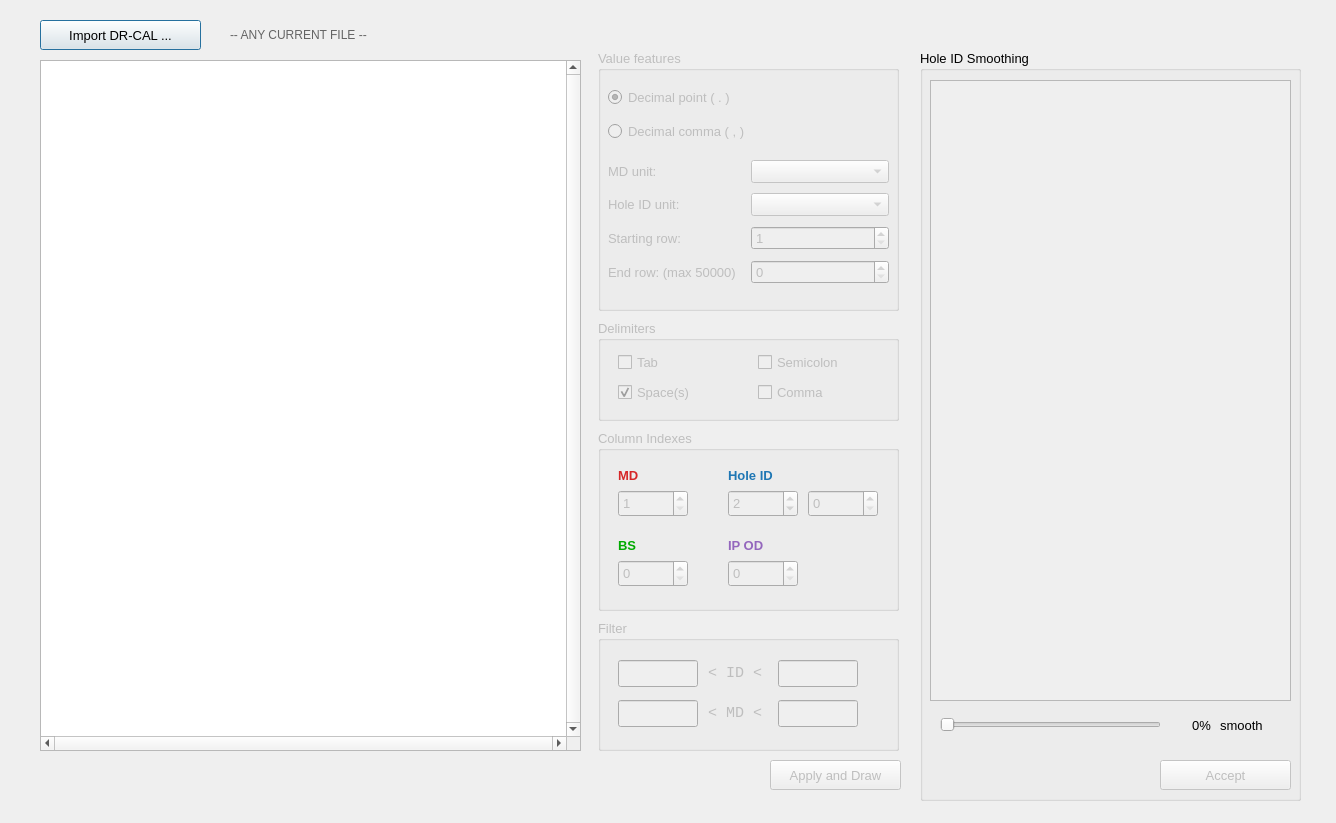
<?xml version="1.0" encoding="UTF-8"?>
<ui version="4.0">
 <class>CaliperImport</class>
 <widget class="QDialog" name="CaliperImport">
  <property name="geometry">
   <rect>
    <x>0</x>
    <y>0</y>
    <width>1336</width>
    <height>823</height>
   </rect>
  </property>
  <property name="windowTitle">
   <string>Caliper Data Import</string>
  </property>
  <widget class="QPushButton" name="ciOpenFile_pushButton">
   <property name="geometry">
    <rect>
     <x>40</x>
     <y>20</y>
     <width>161</width>
     <height>30</height>
    </rect>
   </property>
   <property name="font">
    <font>
     <pointsize>10</pointsize>
    </font>
   </property>
   <property name="text">
    <string>Import DR-CAL ...</string>
   </property>
  </widget>
  <widget class="QGroupBox" name="ciColumnIndexes_groupBox">
   <property name="enabled">
    <bool>false</bool>
   </property>
   <property name="geometry">
    <rect>
     <x>598</x>
     <y>430</y>
     <width>301</width>
     <height>181</height>
    </rect>
   </property>
   <property name="font">
    <font>
     <pointsize>10</pointsize>
    </font>
   </property>
   <property name="toolTip">
    <string/>
   </property>
   <property name="title">
    <string>Column Indexes</string>
   </property>
   <widget class="QLabel" name="label_5">
    <property name="geometry">
     <rect>
      <x>20</x>
      <y>35</y>
      <width>31</width>
      <height>21</height>
     </rect>
    </property>
    <property name="toolTip">
     <string>MD index is a mandatory selection.</string>
    </property>
    <property name="text">
     <string>&lt;html&gt;&lt;head/&gt;&lt;body&gt;&lt;p&gt;&lt;span style=&quot; font-weight:600; color:#d62728;&quot;&gt;MD&lt;/span&gt;&lt;/p&gt;&lt;/body&gt;&lt;/html&gt;</string>
    </property>
   </widget>
   <widget class="QLabel" name="label_6">
    <property name="geometry">
     <rect>
      <x>130</x>
      <y>35</y>
      <width>71</width>
      <height>21</height>
     </rect>
    </property>
    <property name="toolTip">
     <string>Hole ID index is a mandatory selection.</string>
    </property>
    <property name="text">
     <string>&lt;html&gt;&lt;head/&gt;&lt;body&gt;&lt;p&gt;&lt;span style=&quot; font-weight:600; color:#1f77b4;&quot;&gt;Hole ID&lt;/span&gt;&lt;/p&gt;&lt;/body&gt;&lt;/html&gt;</string>
    </property>
   </widget>
   <widget class="QSpinBox" name="ciMDcolumnIndex_spinBox">
    <property name="geometry">
     <rect>
      <x>20</x>
      <y>60</y>
      <width>70</width>
      <height>27</height>
     </rect>
    </property>
    <property name="toolTip">
     <string>MD and Hole ID indexes have to be different.</string>
    </property>
    <property name="layoutDirection">
     <enum>Qt::LeftToRight</enum>
    </property>
    <property name="alignment">
     <set>Qt::AlignLeading|Qt::AlignLeft|Qt::AlignVCenter</set>
    </property>
    <property name="minimum">
     <number>1</number>
    </property>
   </widget>
   <widget class="QSpinBox" name="ciH1columnIndex_spinBox">
    <property name="geometry">
     <rect>
      <x>130</x>
      <y>60</y>
      <width>70</width>
      <height>27</height>
     </rect>
    </property>
    <property name="toolTip">
     <string>MD and Hole ID indexes have to be different.</string>
    </property>
    <property name="minimum">
     <number>1</number>
    </property>
    <property name="value">
     <number>2</number>
    </property>
   </widget>
   <widget class="QSpinBox" name="ciBScolumnIndex_spinBox">
    <property name="geometry">
     <rect>
      <x>20</x>
      <y>130</y>
      <width>70</width>
      <height>27</height>
     </rect>
    </property>
    <property name="toolTip">
     <string>0 means that any column is selected.</string>
    </property>
    <property name="minimum">
     <number>0</number>
    </property>
    <property name="value">
     <number>0</number>
    </property>
   </widget>
   <widget class="QLabel" name="label_8">
    <property name="geometry">
     <rect>
      <x>20</x>
      <y>105</y>
      <width>71</width>
      <height>21</height>
     </rect>
    </property>
    <property name="toolTip">
     <string>BS unit must be the same as Hole ID unit,
in order to show a congruet graph.</string>
    </property>
    <property name="text">
     <string>&lt;html&gt;&lt;head/&gt;&lt;body&gt;&lt;p&gt;&lt;span style=&quot; font-weight:600; color:#00aa00;&quot;&gt;BS&lt;/span&gt;&lt;/p&gt;&lt;/body&gt;&lt;/html&gt;</string>
    </property>
   </widget>
   <widget class="QSpinBox" name="ciODcolumnIndex_spinBox">
    <property name="geometry">
     <rect>
      <x>130</x>
      <y>130</y>
      <width>70</width>
      <height>27</height>
     </rect>
    </property>
    <property name="toolTip">
     <string>0 means that any column is selected.</string>
    </property>
    <property name="minimum">
     <number>0</number>
    </property>
    <property name="value">
     <number>0</number>
    </property>
   </widget>
   <widget class="QLabel" name="label_9">
    <property name="geometry">
     <rect>
      <x>130</x>
      <y>105</y>
      <width>61</width>
      <height>21</height>
     </rect>
    </property>
    <property name="toolTip">
     <string>OD unit must be the same as Hole ID unit,
in order to show a congruet graph. (optional)</string>
    </property>
    <property name="text">
     <string>&lt;html&gt;&lt;head/&gt;&lt;body&gt;&lt;p&gt;&lt;span style=&quot; font-weight:600; color:#9467bd;&quot;&gt;IP OD&lt;/span&gt;&lt;/p&gt;&lt;/body&gt;&lt;/html&gt;</string>
    </property>
   </widget>
   <widget class="QSpinBox" name="ciH2columnIndex_spinBox">
    <property name="geometry">
     <rect>
      <x>210</x>
      <y>60</y>
      <width>70</width>
      <height>27</height>
     </rect>
    </property>
    <property name="toolTip">
     <string>0 means that any column is selected.</string>
    </property>
    <property name="minimum">
     <number>0</number>
    </property>
    <property name="value">
     <number>0</number>
    </property>
   </widget>
  </widget>
  <widget class="QGroupBox" name="ciFilter_groupBox">
   <property name="enabled">
    <bool>false</bool>
   </property>
   <property name="geometry">
    <rect>
     <x>598</x>
     <y>620</y>
     <width>301</width>
     <height>131</height>
    </rect>
   </property>
   <property name="font">
    <font>
     <pointsize>10</pointsize>
    </font>
   </property>
   <property name="title">
    <string>Filter</string>
   </property>
   <widget class="QLineEdit" name="ciMinimumID_entry">
    <property name="geometry">
     <rect>
      <x>20</x>
      <y>40</y>
      <width>80</width>
      <height>27</height>
     </rect>
    </property>
    <property name="toolTip">
     <string>Empty means 0.</string>
    </property>
    <property name="accessibleDescription">
     <string/>
    </property>
   </widget>
   <widget class="QLineEdit" name="ciMaximumID_entry">
    <property name="geometry">
     <rect>
      <x>180</x>
      <y>40</y>
      <width>80</width>
      <height>27</height>
     </rect>
    </property>
    <property name="toolTip">
     <string>Empty means no maximum limit.</string>
    </property>
   </widget>
   <widget class="QLineEdit" name="ciMinimumMD_entry">
    <property name="geometry">
     <rect>
      <x>20</x>
      <y>80</y>
      <width>80</width>
      <height>27</height>
     </rect>
    </property>
    <property name="toolTip">
     <string>Empty means 0.</string>
    </property>
    <property name="whatsThis">
     <string/>
    </property>
   </widget>
   <widget class="QLineEdit" name="ciMaximumMD_entry">
    <property name="geometry">
     <rect>
      <x>180</x>
      <y>80</y>
      <width>80</width>
      <height>27</height>
     </rect>
    </property>
    <property name="toolTip">
     <string>Empty means no maximum limit.</string>
    </property>
    <property name="statusTip">
     <string/>
    </property>
   </widget>
   <widget class="QLabel" name="label_3">
    <property name="geometry">
     <rect>
      <x>110</x>
      <y>40</y>
      <width>60</width>
      <height>27</height>
     </rect>
    </property>
    <property name="font">
     <font>
      <family>Consolas</family>
      <pointsize>11</pointsize>
     </font>
    </property>
    <property name="text">
     <string>&lt; ID &lt;</string>
    </property>
   </widget>
   <widget class="QLabel" name="label_4">
    <property name="geometry">
     <rect>
      <x>110</x>
      <y>80</y>
      <width>60</width>
      <height>27</height>
     </rect>
    </property>
    <property name="font">
     <font>
      <family>Consolas</family>
      <pointsize>11</pointsize>
     </font>
    </property>
    <property name="text">
     <string>&lt; MD &lt;</string>
    </property>
   </widget>
  </widget>
  <widget class="QGroupBox" name="ciValueFeatures_groupBox">
   <property name="enabled">
    <bool>false</bool>
   </property>
   <property name="geometry">
    <rect>
     <x>598</x>
     <y>50</y>
     <width>301</width>
     <height>261</height>
    </rect>
   </property>
   <property name="font">
    <font>
     <pointsize>10</pointsize>
    </font>
   </property>
   <property name="title">
    <string>Value features</string>
   </property>
   <widget class="QWidget" name="layoutWidget">
    <property name="geometry">
     <rect>
      <x>10</x>
      <y>30</y>
      <width>281</width>
      <height>71</height>
     </rect>
    </property>
    <layout class="QVBoxLayout" name="verticalLayout">
     <item>
      <widget class="QRadioButton" name="ciValueDecimalPoint_radioButton">
       <property name="text">
        <string>Decimal point ( . )</string>
       </property>
       <property name="checked">
        <bool>true</bool>
       </property>
      </widget>
     </item>
     <item>
      <widget class="QRadioButton" name="ciValueDecimalComma_radioButton">
       <property name="text">
        <string>Decimal comma ( , )</string>
       </property>
      </widget>
     </item>
    </layout>
   </widget>
   <widget class="QWidget" name="formLayoutWidget_2">
    <property name="geometry">
     <rect>
      <x>10</x>
      <y>110</y>
      <width>281</width>
      <height>151</height>
     </rect>
    </property>
    <layout class="QFormLayout" name="formLayout_2">
     <property name="fieldGrowthPolicy">
      <enum>QFormLayout::AllNonFixedFieldsGrow</enum>
     </property>
     <property name="horizontalSpacing">
      <number>15</number>
     </property>
     <property name="verticalSpacing">
      <number>10</number>
     </property>
     <item row="1" column="1">
      <widget class="QComboBox" name="ciIDvalueUnit_comboBox">
       <property name="font">
        <font>
         <pointsize>10</pointsize>
        </font>
       </property>
      </widget>
     </item>
     <item row="2" column="0">
      <widget class="QLabel" name="label_11">
       <property name="font">
        <font>
         <pointsize>10</pointsize>
        </font>
       </property>
       <property name="text">
        <string>Starting row:</string>
       </property>
      </widget>
     </item>
     <item row="3" column="0">
      <widget class="QLabel" name="label_12">
       <property name="font">
        <font>
         <pointsize>10</pointsize>
        </font>
       </property>
       <property name="text">
        <string>End row: (max 50000)</string>
       </property>
      </widget>
     </item>
     <item row="0" column="0">
      <widget class="QLabel" name="label_13">
       <property name="font">
        <font>
         <pointsize>10</pointsize>
        </font>
       </property>
       <property name="text">
        <string>MD unit:</string>
       </property>
      </widget>
     </item>
     <item row="1" column="0">
      <widget class="QLabel" name="label_7">
       <property name="font">
        <font>
         <pointsize>10</pointsize>
        </font>
       </property>
       <property name="text">
        <string>Hole ID unit:</string>
       </property>
      </widget>
     </item>
     <item row="0" column="1">
      <widget class="QComboBox" name="ciMDvalueUnit_comboBox">
       <property name="font">
        <font>
         <pointsize>10</pointsize>
        </font>
       </property>
      </widget>
     </item>
     <item row="2" column="1">
      <widget class="QSpinBox" name="ciStartingRow_spinBox">
       <property name="minimum">
        <number>1</number>
       </property>
       <property name="maximum">
        <number>50000</number>
       </property>
       <property name="singleStep">
        <number>1</number>
       </property>
       <property name="value">
        <number>1</number>
       </property>
      </widget>
     </item>
     <item row="3" column="1">
      <widget class="QSpinBox" name="ciEndingRow_spinBox">
       <property name="toolTip">
        <string>0 means that last row is selected.</string>
       </property>
       <property name="minimum">
        <number>0</number>
       </property>
       <property name="maximum">
        <number>50000</number>
       </property>
       <property name="singleStep">
        <number>1</number>
       </property>
       <property name="value">
        <number>0</number>
       </property>
      </widget>
     </item>
    </layout>
   </widget>
  </widget>
  <widget class="QGroupBox" name="ciDelimiters_groupBox">
   <property name="enabled">
    <bool>false</bool>
   </property>
   <property name="geometry">
    <rect>
     <x>598</x>
     <y>320</y>
     <width>301</width>
     <height>101</height>
    </rect>
   </property>
   <property name="font">
    <font>
     <pointsize>10</pointsize>
    </font>
   </property>
   <property name="toolTip">
    <string>It is mandatory to select one delimiter at least.</string>
   </property>
   <property name="title">
    <string>Delimiters</string>
   </property>
   <widget class="QCheckBox" name="ciSpacesDelimiter_checkBox">
    <property name="geometry">
     <rect>
      <x>20</x>
      <y>60</y>
      <width>120</width>
      <height>25</height>
     </rect>
    </property>
    <property name="text">
     <string>Space(s)</string>
    </property>
    <property name="checked">
     <bool>true</bool>
    </property>
   </widget>
   <widget class="QCheckBox" name="ciSemicolonDelimiter_checkBox">
    <property name="geometry">
     <rect>
      <x>160</x>
      <y>30</y>
      <width>120</width>
      <height>25</height>
     </rect>
    </property>
    <property name="text">
     <string>Semicolon</string>
    </property>
   </widget>
   <widget class="QCheckBox" name="ciTabDelimiter_checkBox">
    <property name="geometry">
     <rect>
      <x>20</x>
      <y>30</y>
      <width>120</width>
      <height>25</height>
     </rect>
    </property>
    <property name="text">
     <string>Tab</string>
    </property>
   </widget>
   <widget class="QCheckBox" name="ciCommaDelimiter_checkBox">
    <property name="geometry">
     <rect>
      <x>160</x>
      <y>60</y>
      <width>120</width>
      <height>25</height>
     </rect>
    </property>
    <property name="text">
     <string>Comma</string>
    </property>
   </widget>
  </widget>
  <widget class="QPushButton" name="ciApplyAndDraw_pushButton">
   <property name="enabled">
    <bool>false</bool>
   </property>
   <property name="geometry">
    <rect>
     <x>770</x>
     <y>760</y>
     <width>131</width>
     <height>30</height>
    </rect>
   </property>
   <property name="font">
    <font>
     <pointsize>10</pointsize>
    </font>
   </property>
   <property name="text">
    <string>Apply and Draw</string>
   </property>
  </widget>
  <widget class="QGroupBox" name="groupBox_5">
   <property name="geometry">
    <rect>
     <x>920</x>
     <y>50</y>
     <width>381</width>
     <height>751</height>
    </rect>
   </property>
   <property name="font">
    <font>
     <pointsize>10</pointsize>
    </font>
   </property>
   <property name="title">
    <string>Hole ID Smoothing</string>
   </property>
   <widget class="QLabel" name="label_2">
    <property name="geometry">
     <rect>
      <x>300</x>
      <y>660</y>
      <width>61</width>
      <height>30</height>
     </rect>
    </property>
    <property name="font">
     <font>
      <pointsize>10</pointsize>
     </font>
    </property>
    <property name="text">
     <string>smooth</string>
    </property>
   </widget>
   <widget class="MatplotlibWidget" name="ciHoleIDsmoothing_graphicsView">
    <property name="enabled">
     <bool>false</bool>
    </property>
    <property name="geometry">
     <rect>
      <x>10</x>
      <y>30</y>
      <width>361</width>
      <height>621</height>
     </rect>
    </property>
   </widget>
   <widget class="QSlider" name="ciHoleIDsmoothing_slider">
    <property name="enabled">
     <bool>false</bool>
    </property>
    <property name="geometry">
     <rect>
      <x>20</x>
      <y>660</y>
      <width>221</width>
      <height>30</height>
     </rect>
    </property>
    <property name="maximum">
     <number>100</number>
    </property>
    <property name="singleStep">
     <number>0</number>
    </property>
    <property name="pageStep">
     <number>0</number>
    </property>
    <property name="value">
     <number>0</number>
    </property>
    <property name="sliderPosition">
     <number>0</number>
    </property>
    <property name="orientation">
     <enum>Qt::Horizontal</enum>
    </property>
   </widget>
   <widget class="QLabel" name="ciHoleIDsmoothing_label">
    <property name="geometry">
     <rect>
      <x>240</x>
      <y>660</y>
      <width>51</width>
      <height>30</height>
     </rect>
    </property>
    <property name="font">
     <font>
      <pointsize>10</pointsize>
     </font>
    </property>
    <property name="layoutDirection">
     <enum>Qt::LeftToRight</enum>
    </property>
    <property name="text">
     <string>0%</string>
    </property>
    <property name="alignment">
     <set>Qt::AlignRight|Qt::AlignTrailing|Qt::AlignVCenter</set>
    </property>
   </widget>
   <widget class="QPushButton" name="ciAccept_pushButton">
    <property name="enabled">
     <bool>false</bool>
    </property>
    <property name="geometry">
     <rect>
      <x>240</x>
      <y>710</y>
      <width>131</width>
      <height>30</height>
     </rect>
    </property>
    <property name="font">
     <font>
      <pointsize>10</pointsize>
     </font>
    </property>
    <property name="text">
     <string>Accept</string>
    </property>
   </widget>
   <widget class="QLabel" name="ciLocationsCount_label">
    <property name="geometry">
     <rect>
      <x>20</x>
      <y>715</y>
      <width>191</width>
      <height>16</height>
     </rect>
    </property>
    <property name="font">
     <font>
      <pointsize>9</pointsize>
     </font>
    </property>
    <property name="text">
     <string/>
    </property>
   </widget>
  </widget>
  <widget class="QLabel" name="ciFilename_label">
   <property name="geometry">
    <rect>
     <x>230</x>
     <y>20</y>
     <width>671</width>
     <height>30</height>
    </rect>
   </property>
   <property name="font">
    <font>
     <pointsize>9</pointsize>
     <underline>false</underline>
     <strikeout>false</strikeout>
    </font>
   </property>
   <property name="text">
    <string>&lt;html&gt;&lt;head/&gt;&lt;body&gt;&lt;p&gt;&lt;span style=&quot; color:#646464;&quot;&gt;-- ANY CURRENT FILE --&lt;/span&gt;&lt;/p&gt;&lt;/body&gt;&lt;/html&gt;</string>
   </property>
  </widget>
  <widget class="QTextEdit" name="ciFileText_textEdit">
   <property name="geometry">
    <rect>
     <x>40</x>
     <y>60</y>
     <width>541</width>
     <height>691</height>
    </rect>
   </property>
   <property name="font">
    <font>
     <family>Consolas</family>
     <pointsize>9</pointsize>
    </font>
   </property>
   <property name="verticalScrollBarPolicy">
    <enum>Qt::ScrollBarAlwaysOn</enum>
   </property>
   <property name="horizontalScrollBarPolicy">
    <enum>Qt::ScrollBarAlwaysOn</enum>
   </property>
   <property name="lineWrapMode">
    <enum>QTextEdit::NoWrap</enum>
   </property>
   <property name="tabStopWidth">
    <number>40</number>
   </property>
   <property name="textInteractionFlags">
    <set>Qt::TextSelectableByMouse</set>
   </property>
  </widget>
  <widget class="QLabel" name="ciStatus_label">
   <property name="geometry">
    <rect>
     <x>50</x>
     <y>770</y>
     <width>521</width>
     <height>21</height>
    </rect>
   </property>
   <property name="font">
    <font>
     <pointsize>10</pointsize>
     <weight>75</weight>
     <bold>true</bold>
    </font>
   </property>
   <property name="text">
    <string/>
   </property>
  </widget>
 </widget>
 <customwidgets>
  <customwidget>
   <class>MatplotlibWidget</class>
   <extends>QGraphicsView</extends>
   <header location="global">matplotlibwidget</header>
  </customwidget>
 </customwidgets>
 <resources/>
 <connections/>
</ui>
